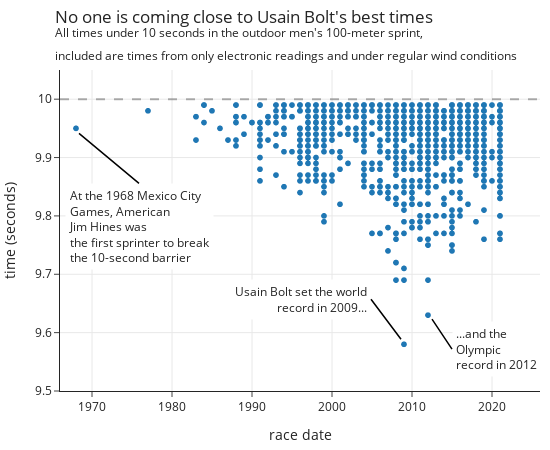

Notebook cell for this chart:
### Markdown cell above
When we want to prepare a plot for other people to read, we consider the
plot's takeaway message. In this case, our main message is two-fold: the best runners have been getting faster over the past 50 years, and Usain Bolt's remarkable record time of 9.58 seconds set in 2009 remains untouched.
(In fact, the second-best race time also belongs to Bolt.)
We provide context to this plot by adding a title that directly states 
the main takeaway, units of measurement in the y-axis label, and annotations to key points in the scatter plot, including the two best race times that belong to Usain Bolt.
In addition, we add a horizontal reference line at 10 seconds to clarify that only times below 10 seconds are plotted, and we use a special symbol for the world record time to draw the reader's attention to this crucial point.

### Code cell
title_100 = to_plotly_text('''No one is coming close to Usain Bolt's best times
<sup>All times under 10 seconds in the outdoor men's 100-meter sprint,
included are times from only electronic readings and under regular wind conditions</sup>''')

fig = px.scatter(run, x='year', y='time', hover_name='name',
                 width=550, height=450)
fig.update_yaxes(range=[9.5, 10.05], title="time (seconds)")
fig.update_xaxes(range=[1966, 2026], title="race date")
margin(fig, t=70)
fig.update_layout(title=dict(text=title_100, y=0.95, x=0.1, xanchor='left'))

fig.add_hline(y=10.0, line_width=2, line_dash="dash", line_color="black")


hines = to_plotly_text('''
At the 1968 Mexico City
Games, American
Jim Hines was
the first sprinter to break
the 10-second barrier
''')

anno_params=dict(bgcolor='white',
                 borderpad=3,
                 arrowcolor='black',
                 showarrow=True,
                 arrowwidth=1.5)

fig.add_annotation(x=1968, y=9.95,
                   ax=60,
                   ay=50,
                   xshift=3,
                   yshift=-5,
                   yanchor='top',
                   text=hines,
                   align='left',
                   **anno_params)

fig.add_annotation(x=2009, y=9.58,
                   ax=-30,
                   ay=-40,
                   xshift=-3,
                   yshift=5,
                   xanchor='right',
                   text='Usain Bolt set the world<br>record in 2009...',
                   align='right',
                   **anno_params)

fig.add_annotation(x=2012, y=9.63,
                   ax=20,
                   ay=30,
                   xshift=4,
                   yshift=-4,
                   xanchor='left',
                   text='...and the<br>Olympic<br>record in 2012',
                   align='left',
                   **anno_params)

fig.show()

### Figure 1 — Plotly figure (JSON) as saved in the notebook; plotly's stock layout.template omitted (floating-point values rounded to 4 significant figures; data arrays with more than 128 entries replaced by an {"elided": "..."} marker saying what was removed)
{"data": [{"hovertemplate": "<b>%{hovertext}</b><br><br>year=%{x}<br>time=%{y}<extra></extra>", "hovertext": {"elided": "1081 str values"}, "legendgroup": "", "marker": {"color": "#1F77B4", "symbol": "circle"}, "mode": "markers", "name": "", "showlegend": false, "type": "scattergl", "x": {"elided": "1081 int values"}, "xaxis": "x", "y": {"elided": "1081 float values"}, "yaxis": "y"}], "layout": {"annotations": [{"align": "left", "arrowcolor": "black", "arrowwidth": 1.5, "ax": 60, "ay": 50, "bgcolor": "white", "borderpad": 3, "showarrow": true, "text": "At the 1968 Mexico City<br>Games, American<br>Jim Hines was<br>the first sprinter to break<br>the 10-second barrier", "x": 1968, "xshift": 3, "y": 9.95, "yanchor": "top", "yshift": -5}, {"align": "right", "arrowcolor": "black", "arrowwidth": 1.5, "ax": -30, "ay": -40, "bgcolor": "white", "borderpad": 3, "showarrow": true, "text": "Usain Bolt set the world<br>record in 2009...", "x": 2009, "xanchor": "right", "xshift": -3, "y": 9.58, "yshift": 5}, {"align": "left", "arrowcolor": "black", "arrowwidth": 1.5, "ax": 20, "ay": 30, "bgcolor": "white", "borderpad": 3, "showarrow": true, "text": "...and the<br>Olympic<br>record in 2012", "x": 2012, "xanchor": "left", "xshift": 4, "y": 9.63, "yshift": -4}], "height": 450, "legend": {"tracegroupgap": 0}, "margin": {"t": 70}, "shapes": [{"line": {"color": "black", "dash": "dash", "width": 2}, "type": "line", "x0": 0, "x1": 1, "xref": "x domain", "y0": 10, "y1": 10, "yref": "y"}], "title": {"text": "No one is coming close to Usain Bolt's best times<br><sup>All times under 10 seconds in the outdoor men's 100-meter sprint,<br>included are times from only electronic readings and under regular wind conditions</sup>", "x": 0.1, "xanchor": "left", "y": 0.95}, "width": 550, "xaxis": {"anchor": "y", "domain": [0, 1], "range": [1966, 2026], "title": {"text": "race date"}, "type": "linear"}, "yaxis": {"anchor": "x", "domain": [0, 1], "range": [9.5, 10.05], "title": {"text": "time (seconds)"}, "type": "linear"}}}
